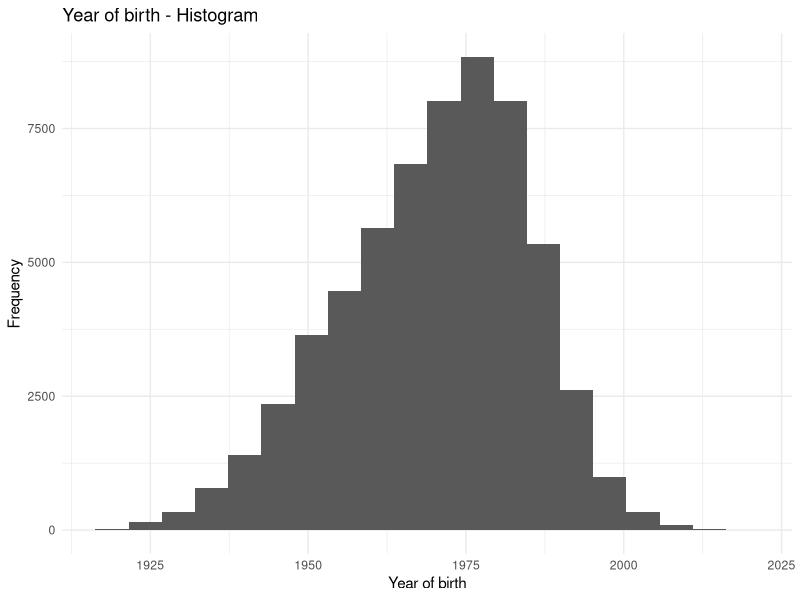
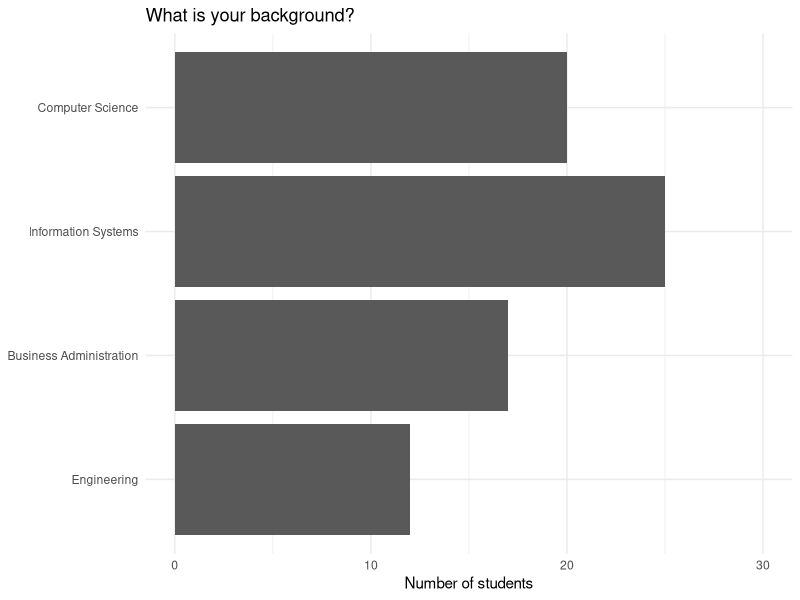
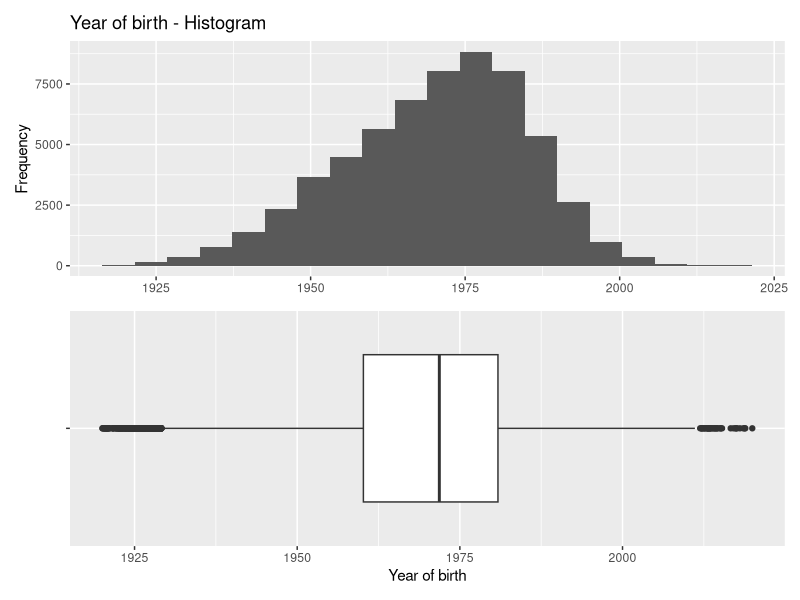
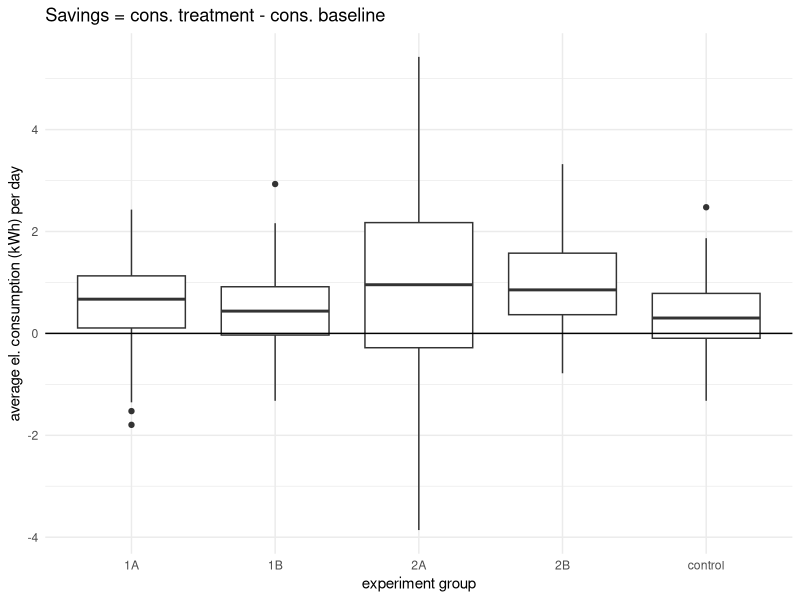
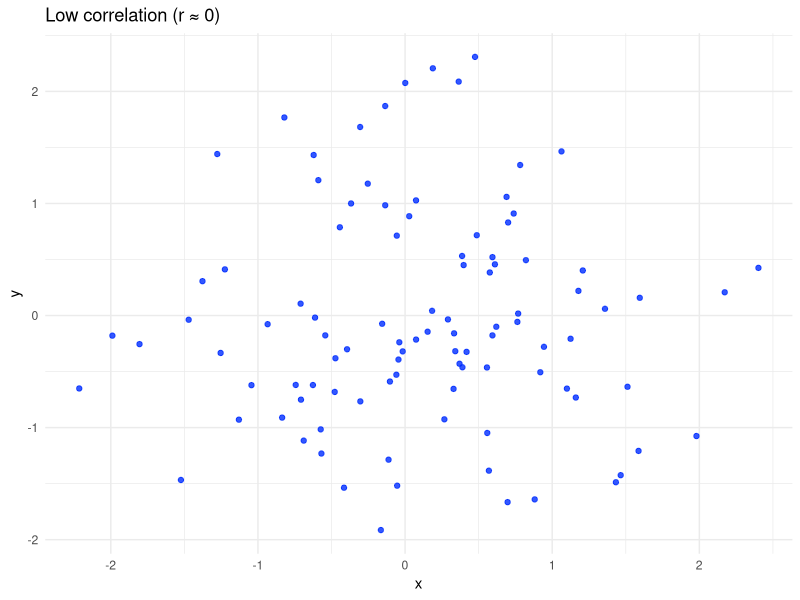
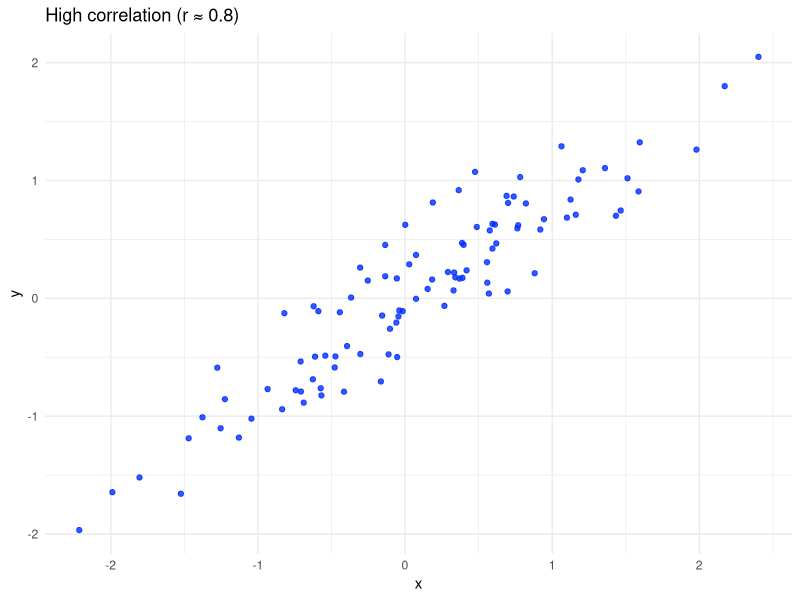
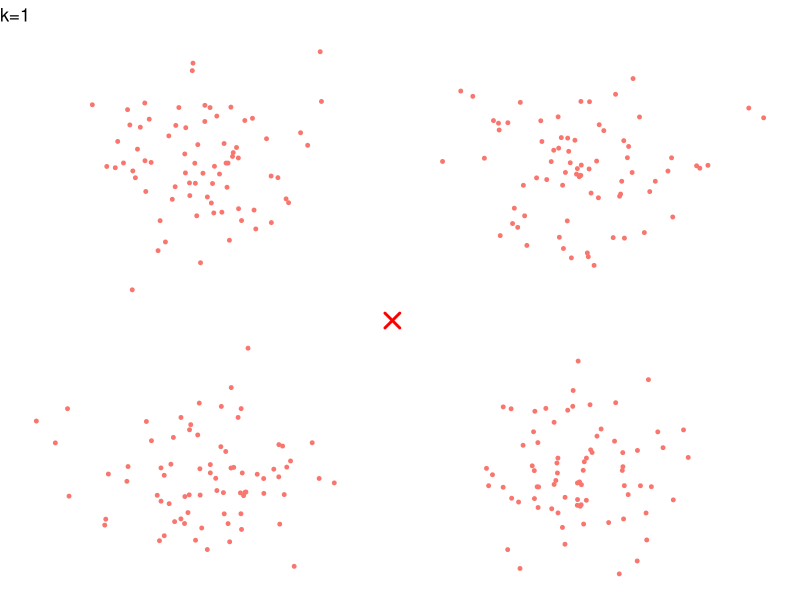
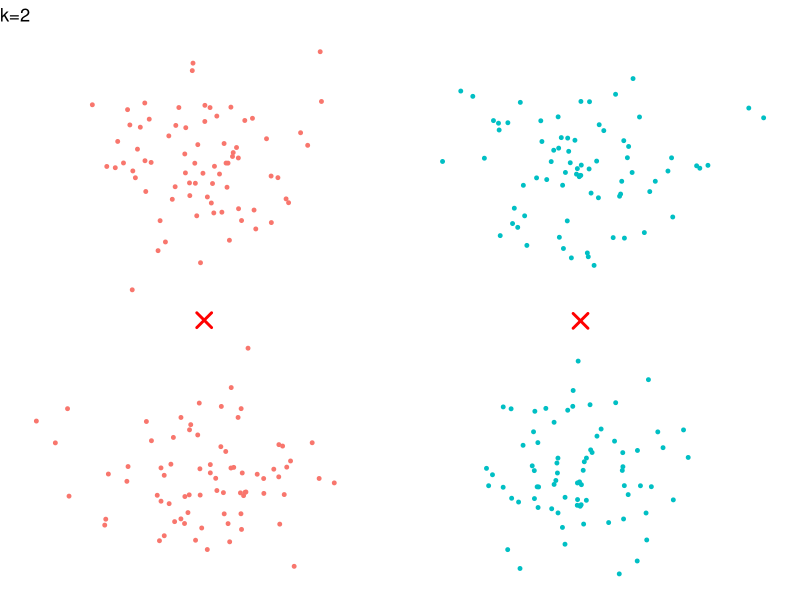

Here is the R script that generated these plots, in order:
## ---- chunk 1
library(tidyverse)
set.seed(42)
years <- c(rnorm(40000, 1965, 15), rnorm(20000, 1980, 8))
years <- years[years > 1920 & years < 2020]
ggplot(tibble(year = years), aes(year)) + geom_histogram(bins = 20) +
  labs(title = "Year of birth - Histogram", x = "Year of birth", y = "Frequency") + theme_minimal()
## ---- chunk 2
library(tidyverse)
tibble(field = factor(c("Computer Science", "Information Systems", "Business Administration", "Engineering"),
                      levels = rev(c("Computer Science", "Information Systems", "Business Administration", "Engineering"))),
       count = c(20, 25, 17, 12)) |>
  ggplot(aes(count, field)) + geom_col() + xlim(0, 30) +
  labs(title = "What is your background?", x = "Number of students", y = NULL) + theme_minimal()
## ---- chunk 3
library(tidyverse)
library(patchwork)
set.seed(42)
years <- c(rnorm(40000, 1965, 15), rnorm(20000, 1980, 8))
births <- tibble(year = years[years > 1920 & years < 2020])
p1 <- ggplot(births, aes(year)) + geom_histogram(bins = 20) +
  labs(title = "Year of birth - Histogram", x = NULL, y = "Frequency")
p2 <- ggplot(births, aes(year, "")) + geom_boxplot() + labs(x = "Year of birth", y = NULL)
p1 / p2
## ---- chunk 4
library(tidyverse)
set.seed(42)
savings <- tibble(
  group = rep(c("1A", "1B", "2A", "2B", "control"), each = 100),
  saving = c(rnorm(100, .6, .8), rnorm(100, .5, .9), rnorm(100, 1, 1.8),
             rnorm(100, .9, 1), rnorm(100, .4, .7))
)
ggplot(savings, aes(group, saving)) + geom_boxplot() + geom_hline(yintercept = 0) +
  labs(title = "Savings = cons. treatment - cons. baseline",
       x = "experiment group", y = "average el. consumption (kWh) per day") + theme_minimal()
## ---- chunk 5
library(ggplot2)
set.seed(1)
d <- data.frame(x = rnorm(100), y = rnorm(100))
ggplot(d, aes(x, y)) + geom_point(colour = "#002EFF", alpha = .8) +
  labs(title = "Low correlation (r ≈ 0)") + theme_minimal()
## ---- chunk 6
#| fig-width: 4
#| fig-height: 1
library(ggplot2)
set.seed(1)
x <- rnorm(100); d <- data.frame(x, y = .8 * x + rnorm(100, sd = .3))
ggplot(d, aes(x, y)) + geom_point(colour = "#002EFF", alpha = .8) +
  labs(title = "High correlation (r ≈ 0.8)") + theme_minimal()
## ---- chunk 7
library(tidyverse)
set.seed(42)
centres <- matrix(c(-4, -4, -4, 4, 4, -4, 4, 4), ncol = 2, byrow = TRUE)
X <- map_dfr(1:4, ~ tibble(x = rnorm(75, centres[.x, 1], 1.2),
                           y = rnorm(75, centres[.x, 2], 1.2)))
plot_k <- function(k) {
  fit <- kmeans(X, centers = k, nstart = 25)
  ggplot(mutate(X, cluster = factor(fit$cluster)), aes(x, y, colour = cluster)) +
    geom_point(size = 1) +
    geom_point(data = as.data.frame(fit$centers), aes(x, y), inherit.aes = FALSE,
               shape = 4, colour = "red", size = 4, stroke = 1.5) +
    labs(title = paste0("k=", k), colour = NULL) + theme_void() + theme(legend.position = "none")
}
## ---- chunk 8
plot_k(1)
## ---- chunk 9
plot_k(2)
## ---- chunk 10
plot_k(3)
## ---- chunk 11
plot_k(4)
## ---- chunk 12
plot_k(5)
## ---- chunk 13
plot_k(6)
## ---- chunk 14
plot_k(7)
## ---- chunk 15
#| fig-align: center
#| out-width: 70%
library(tidyverse)
ks <- 1:9
inertia <- map_dbl(ks, ~ kmeans(X, centers = .x, nstart = 25)$tot.withinss)
ggplot(tibble(k = ks, inertia), aes(k, inertia)) + geom_line() + geom_point() +
  labs(title = "Elbow method", y = "Within-cluster variance") + theme_minimal()
## ---- chunk 16
#| fig-align: center
#| out-width: 70%
library(cluster)
library(tidyverse)
ks <- 2:9
scores <- map_dbl(ks, function(k) {
  groups <- kmeans(X, centers = k, nstart = 25)$cluster
  mean(silhouette(groups, dist(X))[, "sil_width"])
})
ggplot(tibble(k = ks, score = scores), aes(k, score)) + geom_line() + geom_point() +
  labs(title = "Silhouette analysis", y = "Silhouette score") + theme_minimal()
## ---- chunk 17
#| fig-align: center
#| out-width: 70%
fit <- hclust(dist(X), method = "ward.D2")
plot(fit, main = "Dendrogram", xlab = "Observations", ylab = "Distance")
